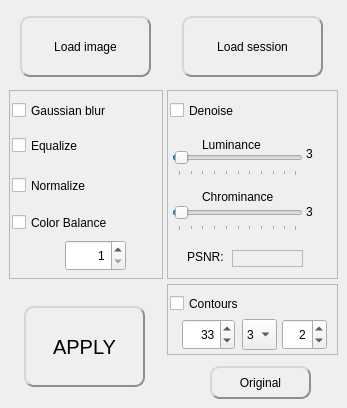
    <widget class="QWidget" name="tab_image">
     <property name="toolTip">
      <string/>
     </property>
     <property name="whatsThis">
      <string>&lt;html&gt;&lt;head/&gt;&lt;body&gt;&lt;p&gt;Tab Image:&lt;/p&gt;&lt;p&gt;Before anything else, load an image&lt;/p&gt;&lt;p&gt;You can then apply effects and filters on this image: tick the elements and set the parameters for each, then click on APPLY.&lt;/p&gt;&lt;p&gt;The effects are always applied on the ORIGINAL image, not the current one.&lt;/p&gt;&lt;p&gt;If you want to revert to the original image, click ORIGINAL&lt;/p&gt;&lt;/body&gt;&lt;/html&gt;</string>
     </property>
     <attribute name="icon">
      <iconset>
       <normalon>:/icons/image.png</normalon>
      </iconset>
     </attribute>
     <attribute name="title">
      <string>Image</string>
     </attribute>
     <widget class="QPushButton" name="button_image">
      <property name="geometry">
       <rect>
        <x>20</x>
        <y>16</y>
        <width>131</width>
        <height>61</height>
       </rect>
      </property>
      <property name="cursor">
       <cursorShape>PointingHandCursor</cursorShape>
      </property>
      <property name="focusPolicy">
       <enum>Qt::NoFocus</enum>
      </property>
      <property name="toolTip">
       <string/>
      </property>
      <property name="whatsThis">
       <string>&lt;html&gt;&lt;head/&gt;&lt;body&gt;&lt;p&gt;Load the image to process.&lt;/p&gt;&lt;p&gt;It also resets the previously defined mask, grid and labels&lt;/p&gt;&lt;/body&gt;&lt;/html&gt;</string>
      </property>
      <property name="styleSheet">
       <string notr="true">QPushButton {
	background: qlineargradient(x1: 0, y1: 0, x2: 0, y2: 1,
                                      stop: 0 #FFFFFF, stop: 1 #E0E0E0);
	border-radius: 10px;
	border: 2px outset #8f8f91;
	color rgb(0,0,0);
}
QPushButton:pressed {
	border: 2px inset #8f8f91;
}
QToolTip {
    border:2px solid black;
	padding:5px;
	background-color:rgb(64,64,64);
	color:white;
	font-size: 14px;
}</string>
      </property>
      <property name="text">
       <string>Load image</string>
      </property>
      <property name="icon">
       <iconset>
        <normalon>:/icons/image.png</normalon>
       </iconset>
      </property>
      <property name="iconSize">
       <size>
        <width>32</width>
        <height>32</height>
       </size>
      </property>
     </widget>
     <widget class="QPushButton" name="button_apply">
      <property name="geometry">
       <rect>
        <x>24</x>
        <y>306</y>
        <width>121</width>
        <height>81</height>
       </rect>
      </property>
      <property name="font">
       <font>
        <pointsize>-1</pointsize>
       </font>
      </property>
      <property name="cursor">
       <cursorShape>PointingHandCursor</cursorShape>
      </property>
      <property name="focusPolicy">
       <enum>Qt::NoFocus</enum>
      </property>
      <property name="toolTip">
       <string/>
      </property>
      <property name="whatsThis">
       <string>&lt;html&gt;&lt;head/&gt;&lt;body&gt;&lt;p&gt;Compute the segmentation.&lt;/p&gt;&lt;p&gt;After computation, use the &amp;quot;labels&amp;quot; tab to edit the labels&lt;/p&gt;&lt;/body&gt;&lt;/html&gt;</string>
      </property>
      <property name="styleSheet">
       <string notr="true">QPushButton {
	background: qlineargradient(x1: 0, y1: 0, x2: 0, y2: 1,
                                      stop: 0 #FFFFFF, stop: 1 #E0E0E0);
	border-radius: 10px;
	border: 2px outset #8f8f91;
	color rgb(0,0,0);
	font-size: 20px;
}
QPushButton:pressed {
	border: 2px inset #8f8f91;
}
QToolTip {
    border:2px solid black;
	padding:5px;
	background-color:rgb(64,64,64);
	color:white;
	font-size: 14px;
}</string>
      </property>
      <property name="text">
       <string>APPLY</string>
      </property>
      <property name="icon">
       <iconset>
        <normalon>:/icons/compute.png</normalon>
       </iconset>
      </property>
      <property name="iconSize">
       <size>
        <width>32</width>
        <height>32</height>
       </size>
      </property>
     </widget>
     <widget class="QPushButton" name="button_original">
      <property name="geometry">
       <rect>
        <x>210</x>
        <y>366</y>
        <width>101</width>
        <height>33</height>
       </rect>
      </property>
      <property name="cursor">
       <cursorShape>PointingHandCursor</cursorShape>
      </property>
      <property name="focusPolicy">
       <enum>Qt::NoFocus</enum>
      </property>
      <property name="toolTip">
       <string/>
      </property>
      <property name="whatsThis">
       <string>&lt;html&gt;&lt;head/&gt;&lt;body&gt;&lt;p&gt;Undo last action.&lt;/p&gt;&lt;p&gt;Caution, it will only work once!&lt;/p&gt;&lt;/body&gt;&lt;/html&gt;</string>
      </property>
      <property name="styleSheet">
       <string notr="true">QPushButton {
	background: qlineargradient(x1: 0, y1: 0, x2: 0, y2: 1,
                                      stop: 0 #FFFFFF, stop: 1 #E0E0E0);
	border-radius: 10px;
	border: 2px outset #8f8f91;
	color rgb(0,0,0);
}
QPushButton:pressed {
	border: 2px inset #8f8f91;
}
QToolTip {
    border:2px solid black;
	padding:5px;
	background-color:rgb(64,64,64);
	color:white;
	font-size: 14px;
}</string>
      </property>
      <property name="text">
       <string>Original</string>
      </property>
      <property name="icon">
       <iconset>
        <normalon>:/icons/undo.png</normalon>
       </iconset>
      </property>
      <property name="iconSize">
       <size>
        <width>24</width>
        <height>24</height>
       </size>
      </property>
     </widget>
     <widget class="QFrame" name="frame_denoise">
      <property name="geometry">
       <rect>
        <x>167</x>
        <y>90</y>
        <width>171</width>
        <height>189</height>
       </rect>
      </property>
      <property name="whatsThis">
       <string>Use this panel to remove noise from the image</string>
      </property>
      <property name="frameShape">
       <enum>QFrame::StyledPanel</enum>
      </property>
      <property name="frameShadow">
       <enum>QFrame::Sunken</enum>
      </property>
      <property name="lineWidth">
       <number>2</number>
      </property>
      <widget class="QLabel" name="label_PSNR">
       <property name="geometry">
        <rect>
         <x>20</x>
         <y>158</y>
         <width>41</width>
         <height>17</height>
        </rect>
       </property>
       <property name="whatsThis">
        <string>&lt;html&gt;&lt;head/&gt;&lt;body&gt;&lt;p&gt;PSNR: when you apply the effect, PSNR (Peak Signal to Noise Ratio) represents the noise difference between the original and the denoised image.&lt;/p&gt;&lt;p&gt;&lt;br/&gt;&lt;/p&gt;&lt;p&gt;The higher value the better, over 40dB is usally good enough for superpixels algorithms&lt;/p&gt;&lt;/body&gt;&lt;/html&gt;</string>
       </property>
       <property name="text">
        <string>PSNR:</string>
       </property>
      </widget>
      <widget class="QSlider" name="horizontalSlider_luminance">
       <property name="geometry">
        <rect>
         <x>5</x>
         <y>57</y>
         <width>131</width>
         <height>29</height>
        </rect>
       </property>
       <property name="focusPolicy">
        <enum>Qt::ClickFocus</enum>
       </property>
       <property name="toolTip">
        <string/>
       </property>
       <property name="whatsThis">
        <string>&lt;html&gt;&lt;head/&gt;&lt;body&gt;&lt;p&gt;Noise is mostly found in dark areas with digital cameras, especially with high ISO values (over 800).&lt;/p&gt;&lt;p&gt;Bright areas are also affected, but in this case the noise is less perceptible by humans.&lt;/p&gt;&lt;p&gt;Try higher values of luminance to clean the image of unwanted brighter or darker pixels&lt;/p&gt;&lt;/body&gt;&lt;/html&gt;</string>
       </property>
       <property name="minimum">
        <number>1</number>
       </property>
       <property name="maximum">
        <number>100</number>
       </property>
       <property name="value">
        <number>3</number>
       </property>
       <property name="orientation">
        <enum>Qt::Horizontal</enum>
       </property>
       <property name="tickPosition">
        <enum>QSlider::TicksBelow</enum>
       </property>
       <property name="tickInterval">
        <number>10</number>
       </property>
      </widget>
      <widget class="QLabel" name="label_chrominance">
       <property name="geometry">
        <rect>
         <x>35</x>
         <y>98</y>
         <width>91</width>
         <height>17</height>
        </rect>
       </property>
       <property name="whatsThis">
        <string>&lt;html&gt;&lt;head/&gt;&lt;body&gt;&lt;p&gt;Chrominance: noise in this case consists in color variations, for example orange and yellow spots in a red colored area.&lt;/p&gt;&lt;p&gt;Superpixel algorithms are less affected by chrominance than luminance&lt;/p&gt;&lt;/body&gt;&lt;/html&gt;</string>
       </property>
       <property name="text">
        <string>Chrominance</string>
       </property>
      </widget>
      <widget class="QSlider" name="horizontalSlider_chrominance">
       <property name="geometry">
        <rect>
         <x>5</x>
         <y>112</y>
         <width>131</width>
         <height>29</height>
        </rect>
       </property>
       <property name="toolTip">
        <string/>
       </property>
       <property name="whatsThis">
        <string>&lt;html&gt;&lt;head/&gt;&lt;body&gt;&lt;p&gt;Chrominance: noise in this case consists in color variations, for example orange and yellow spots in a red colored area.&lt;/p&gt;&lt;p&gt;Superpixel algorithms are less affected by chrominance than luminance&lt;/p&gt;&lt;/body&gt;&lt;/html&gt;</string>
       </property>
       <property name="minimum">
        <number>1</number>
       </property>
       <property name="maximum">
        <number>100</number>
       </property>
       <property name="value">
        <number>3</number>
       </property>
       <property name="orientation">
        <enum>Qt::Horizontal</enum>
       </property>
       <property name="tickPosition">
        <enum>QSlider::TicksBelow</enum>
       </property>
       <property name="tickInterval">
        <number>10</number>
       </property>
      </widget>
      <widget class="QLabel" name="label_psnr">
       <property name="geometry">
        <rect>
         <x>65</x>
         <y>160</y>
         <width>71</width>
         <height>17</height>
        </rect>
       </property>
       <property name="toolTip">
        <string/>
       </property>
       <property name="whatsThis">
        <string>&lt;html&gt;&lt;head/&gt;&lt;body&gt;&lt;p&gt;PSNR: when you apply the effect, PSNR (Peak Signal to Noise Ratio) represents the noise difference between the original and the denoised image.&lt;/p&gt;&lt;p&gt;&lt;br/&gt;&lt;/p&gt;&lt;p&gt;The higher value the better, over 40dB is usally good enough for superpixels algorithms&lt;/p&gt;&lt;/body&gt;&lt;/html&gt;</string>
       </property>
       <property name="frameShape">
        <enum>QFrame::StyledPanel</enum>
       </property>
       <property name="frameShadow">
        <enum>QFrame::Sunken</enum>
       </property>
       <property name="text">
        <string/>
       </property>
       <property name="alignment">
        <set>Qt::AlignCenter</set>
       </property>
      </widget>
      <widget class="QCheckBox" name="checkBox_denoise">
       <property name="geometry">
        <rect>
         <x>3</x>
         <y>5</y>
         <width>151</width>
         <height>31</height>
        </rect>
       </property>
       <property name="focusPolicy">
        <enum>Qt::NoFocus</enum>
       </property>
       <property name="toolTip">
        <string/>
       </property>
       <property name="whatsThis">
        <string>&lt;html&gt;&lt;head/&gt;&lt;body&gt;&lt;p&gt;Denoising - noise in images often interfere with the superpixels algorithms, the result is often indented in this case&lt;/p&gt;&lt;/body&gt;&lt;/html&gt;</string>
       </property>
       <property name="text">
        <string>Denoise</string>
       </property>
       <property name="icon">
        <iconset>
         <normalon>:/icons/denoise.png</normalon>
        </iconset>
       </property>
       <property name="iconSize">
        <size>
         <width>26</width>
         <height>26</height>
        </size>
       </property>
       <property name="checked">
        <bool>false</bool>
       </property>
      </widget>
      <widget class="QLabel" name="label_luminance">
       <property name="geometry">
        <rect>
         <x>35</x>
         <y>46</y>
         <width>81</width>
         <height>17</height>
        </rect>
       </property>
       <property name="whatsThis">
        <string>&lt;html&gt;&lt;head/&gt;&lt;body&gt;&lt;p&gt;Noise is mostly found in dark areas with digital cameras, especially with high ISO values (over 800).&lt;/p&gt;&lt;p&gt;Bright areas are also affected, but in this case the noise is less perceptible by humans.&lt;/p&gt;&lt;p&gt;Try higher values of luminance to clean the image of unwanted brighter or darker pixels&lt;/p&gt;&lt;/body&gt;&lt;/html&gt;</string>
       </property>
       <property name="text">
        <string>Luminance</string>
       </property>
      </widget>
      <widget class="QLabel" name="label_luminance_value">
       <property name="geometry">
        <rect>
         <x>139</x>
         <y>55</y>
         <width>31</width>
         <height>17</height>
        </rect>
       </property>
       <property name="whatsThis">
        <string>&lt;html&gt;&lt;head/&gt;&lt;body&gt;&lt;p&gt;Noise is mostly found in dark areas with digital cameras, especially with high ISO values (over 800).&lt;/p&gt;&lt;p&gt;Bright areas are also affected, but in this case the noise is less perceptible by humans.&lt;/p&gt;&lt;p&gt;Try higher values of luminance to clean the image of unwanted brighter or darker pixels&lt;/p&gt;&lt;/body&gt;&lt;/html&gt;</string>
       </property>
       <property name="text">
        <string>3</string>
       </property>
       <property name="alignment">
        <set>Qt::AlignLeading|Qt::AlignLeft|Qt::AlignVCenter</set>
       </property>
      </widget>
      <widget class="QLabel" name="label_chrominance_value">
       <property name="geometry">
        <rect>
         <x>139</x>
         <y>113</y>
         <width>31</width>
         <height>17</height>
        </rect>
       </property>
       <property name="whatsThis">
        <string>&lt;html&gt;&lt;head/&gt;&lt;body&gt;&lt;p&gt;Chrominance: noise in this case consists in color variations, for example orange and yellow spots in a red colored area.&lt;/p&gt;&lt;p&gt;Superpixel algorithms are less affected by chrominance than luminance&lt;/p&gt;&lt;/body&gt;&lt;/html&gt;</string>
       </property>
       <property name="text">
        <string>3</string>
       </property>
       <property name="alignment">
        <set>Qt::AlignLeading|Qt::AlignLeft|Qt::AlignVCenter</set>
       </property>
      </widget>
     </widget>
     <widget class="QFrame" name="frame_contours">
      <property name="geometry">
       <rect>
        <x>167</x>
        <y>284</y>
        <width>171</width>
        <height>71</height>
       </rect>
      </property>
      <property name="whatsThis">
       <string>Use this panel to draw contours on the image</string>
      </property>
      <property name="frameShape">
       <enum>QFrame::StyledPanel</enum>
      </property>
      <property name="frameShadow">
       <enum>QFrame::Sunken</enum>
      </property>
      <property name="lineWidth">
       <number>2</number>
      </property>
      <widget class="QSpinBox" name="spinBox_contours_thickness">
       <property name="geometry">
        <rect>
         <x>115</x>
         <y>35</y>
         <width>45</width>
         <height>31</height>
        </rect>
       </property>
       <property name="focusPolicy">
        <enum>Qt::ClickFocus</enum>
       </property>
       <property name="toolTip">
        <string/>
       </property>
       <property name="whatsThis">
        <string>&lt;html&gt;&lt;head/&gt;&lt;body&gt;&lt;p&gt;Contours Thickness: n pixels wide lines are drawn over the image&lt;/p&gt;&lt;/body&gt;&lt;/html&gt;</string>
       </property>
       <property name="alignment">
        <set>Qt::AlignRight|Qt::AlignTrailing|Qt::AlignVCenter</set>
       </property>
       <property name="minimum">
        <number>1</number>
       </property>
       <property name="maximum">
        <number>10</number>
       </property>
       <property name="value">
        <number>2</number>
       </property>
      </widget>
      <widget class="QComboBox" name="comboBox_contours_aperture">
       <property name="geometry">
        <rect>
         <x>75</x>
         <y>35</y>
         <width>35</width>
         <height>31</height>
        </rect>
       </property>
       <property name="focusPolicy">
        <enum>Qt::ClickFocus</enum>
       </property>
       <property name="toolTip">
        <string/>
       </property>
       <property name="whatsThis">
        <string>&lt;html&gt;&lt;head/&gt;&lt;body&gt;&lt;p&gt;Contours Aperture: aperture size for the Sobel operator.&lt;/p&gt;&lt;p&gt;In most cases you should leave it to 3 (minimum value)&lt;/p&gt;&lt;/body&gt;&lt;/html&gt;</string>
       </property>
       <item>
        <property name="text">
         <string>3</string>
        </property>
       </item>
       <item>
        <property name="text">
         <string>5</string>
        </property>
       </item>
       <item>
        <property name="text">
         <string>7</string>
        </property>
       </item>
      </widget>
      <widget class="QCheckBox" name="checkBox_contours">
       <property name="geometry">
        <rect>
         <x>3</x>
         <y>4</y>
         <width>151</width>
         <height>31</height>
        </rect>
       </property>
       <property name="focusPolicy">
        <enum>Qt::NoFocus</enum>
       </property>
       <property name="toolTip">
        <string/>
       </property>
       <property name="whatsThis">
        <string>&lt;html&gt;&lt;head/&gt;&lt;body&gt;&lt;p&gt;Apply an edge detector to the image before processing. It draws colored lines over the image, and so can help the superpixels algorithms defining the cells.&lt;/p&gt;&lt;p&gt;Results are often improved by a Gaussian blur first.&lt;/p&gt;&lt;p&gt;&lt;br/&gt;* Sigma: threshold for the hysteresis procedure&lt;/p&gt;&lt;p&gt;* Aperture: aperture size for the Sobel operator&lt;/p&gt;&lt;p&gt;* Thickness: value in pixels, for the resulting lines drawn over the image &lt;br/&gt;&lt;/p&gt;&lt;p&gt;The present alogorithm is &lt;span style=&quot; font-style:italic;&quot;&gt;Canny Edge detector&lt;/span&gt;, it was developed by John F. Canny in 1986. Also known to many as the &lt;span style=&quot; font-style:italic;&quot;&gt;optimal detector&lt;/span&gt;, Canny algorithm aims to satisfy three main criteria:&lt;/p&gt;&lt;ul style=&quot;margin-top: 0px; margin-bottom: 0px; margin-left: 0px; margin-right: 0px; -qt-list-indent: 1;&quot;&gt;&lt;li style=&quot; margin-top:12px; margin-bottom:0px; margin-left:0px; margin-right:0px; -qt-block-indent:0; text-indent:0px;&quot;&gt;&lt;span style=&quot; font-weight:600;&quot;&gt;Low error rate:&lt;/span&gt; meaning a good detection of only existent edges&lt;/li&gt;&lt;li style=&quot; margin-top:0px; margin-bottom:0px; margin-left:0px; margin-right:0px; -qt-block-indent:0; text-indent:0px;&quot;&gt;&lt;span style=&quot; font-weight:600;&quot;&gt;Good localization:&lt;/span&gt; the distance between edge pixels detected and real edge pixels have to be minimized.&lt;/li&gt;&lt;li style=&quot; margin-top:0px; margin-bottom:12px; margin-left:0px; margin-right:0px; -qt-block-indent:0; text-indent:0px;&quot;&gt;&lt;span style=&quot; font-weight:600;&quot;&gt;Minimal response:&lt;/span&gt; only one detector response per edge&lt;/li&gt;&lt;/ul&gt;&lt;/body&gt;&lt;/html&gt;</string>
       </property>
       <property name="text">
        <string>Contours</string>
       </property>
       <property name="icon">
        <iconset>
         <normalon>:/icons/contours.png</normalon>
        </iconset>
       </property>
       <property name="iconSize">
        <size>
         <width>26</width>
         <height>26</height>
        </size>
       </property>
       <property name="checked">
        <bool>false</bool>
       </property>
      </widget>
      <widget class="QSpinBox" name="spinBox_contours_sigma">
       <property name="geometry">
        <rect>
         <x>15</x>
         <y>35</y>
         <width>53</width>
         <height>31</height>
        </rect>
       </property>
       <property name="focusPolicy">
        <enum>Qt::ClickFocus</enum>
       </property>
       <property name="toolTip">
        <string/>
       </property>
       <property name="whatsThis">
        <string>&lt;html&gt;&lt;head/&gt;&lt;body&gt;&lt;p&gt;Contours sigma (in percents): value between min and max of the threshold of hysteresis procedure&lt;/p&gt;&lt;/body&gt;&lt;/html&gt;</string>
       </property>
       <property name="alignment">
        <set>Qt::AlignRight|Qt::AlignTrailing|Qt::AlignVCenter</set>
       </property>
       <property name="minimum">
        <number>1</number>
       </property>
       <property name="maximum">
        <number>100</number>
       </property>
       <property name="value">
        <number>33</number>
       </property>
      </widget>
     </widget>
     <widget class="QFrame" name="frame_filters">
      <property name="geometry">
       <rect>
        <x>9</x>
        <y>90</y>
        <width>154</width>
        <height>189</height>
       </rect>
      </property>
      <property name="whatsThis">
       <string>Several filters are available here</string>
      </property>
      <property name="frameShape">
       <enum>QFrame::StyledPanel</enum>
      </property>
      <property name="frameShadow">
       <enum>QFrame::Sunken</enum>
      </property>
      <property name="lineWidth">
       <number>2</number>
      </property>
      <widget class="QSpinBox" name="spinBox_color_balance_percent">
       <property name="geometry">
        <rect>
         <x>56</x>
         <y>150</y>
         <width>61</width>
         <height>31</height>
        </rect>
       </property>
       <property name="focusPolicy">
        <enum>Qt::ClickFocus</enum>
       </property>
       <property name="toolTip">
        <string/>
       </property>
       <property name="whatsThis">
        <string>&lt;html&gt;&lt;head/&gt;&lt;body&gt;&lt;p&gt;Color balance percent: max variation in percents&lt;/p&gt;&lt;/body&gt;&lt;/html&gt;</string>
       </property>
       <property name="alignment">
        <set>Qt::AlignRight|Qt::AlignTrailing|Qt::AlignVCenter</set>
       </property>
       <property name="minimum">
        <number>1</number>
       </property>
       <property name="maximum">
        <number>100</number>
       </property>
       <property name="value">
        <number>1</number>
       </property>
      </widget>
      <widget class="QCheckBox" name="checkBox_normalize">
       <property name="geometry">
        <rect>
         <x>3</x>
         <y>80</y>
         <width>151</width>
         <height>31</height>
        </rect>
       </property>
       <property name="focusPolicy">
        <enum>Qt::NoFocus</enum>
       </property>
       <property name="toolTip">
        <string/>
       </property>
       <property name="whatsThis">
        <string>&lt;html&gt;&lt;head/&gt;&lt;body&gt;&lt;p&gt;Normalize the image histogram before processing.&lt;/p&gt;&lt;p&gt;Image normalization changes the range of pixel intensity values, by stretching the histogram to the maximum values.&lt;/p&gt;&lt;p&gt;It is recommended for grayscale images, or color images with a limited number of colors&lt;/p&gt;&lt;/body&gt;&lt;/html&gt;</string>
       </property>
       <property name="text">
        <string>Normalize</string>
       </property>
       <property name="icon">
        <iconset>
         <normalon>:/icons/normalize.png</normalon>
        </iconset>
       </property>
       <property name="iconSize">
        <size>
         <width>24</width>
         <height>24</height>
        </size>
       </property>
       <property name="checked">
        <bool>false</bool>
       </property>
      </widget>
      <widget class="QCheckBox" name="checkBox_color_balance">
       <property name="geometry">
        <rect>
         <x>3</x>
         <y>117</y>
         <width>151</width>
         <height>31</height>
        </rect>
       </property>
       <property name="focusPolicy">
        <enum>Qt::NoFocus</enum>
       </property>
       <property name="toolTip">
        <string/>
       </property>
       <property name="whatsThis">
        <string>&lt;html&gt;&lt;head/&gt;&lt;body&gt;&lt;p&gt;Color balance the image before processing.&lt;/p&gt;&lt;p&gt;Color balance (also called &amp;quot;white balance&amp;quot;) is the global adjustment of the intensities of the colors (typically red, green, and blue primary colors).&lt;/p&gt;&lt;p&gt;An important goal of this adjustment is to render specific colors – particularly neutral colors – correctly&lt;/p&gt;&lt;/body&gt;&lt;/html&gt;</string>
       </property>
       <property name="text">
        <string>Color Balance</string>
       </property>
       <property name="icon">
        <iconset>
         <normalon>:/icons/color-balance.png</normalon>
        </iconset>
       </property>
       <property name="iconSize">
        <size>
         <width>24</width>
         <height>24</height>
        </size>
       </property>
       <property name="checked">
        <bool>false</bool>
       </property>
      </widget>
      <widget class="QCheckBox" name="checkBox_gaussian_blur">
       <property name="geometry">
        <rect>
         <x>3</x>
         <y>5</y>
         <width>151</width>
         <height>31</height>
        </rect>
       </property>
       <property name="focusPolicy">
        <enum>Qt::NoFocus</enum>
       </property>
       <property name="toolTip">
        <string/>
       </property>
       <property name="whatsThis">
        <string>&lt;html&gt;&lt;head/&gt;&lt;body&gt;&lt;p&gt;Apply a gaussian blur to the image before processing often improves the results by lowering noise&lt;/p&gt;&lt;/body&gt;&lt;/html&gt;</string>
       </property>
       <property name="text">
        <string>Gaussian blur</string>
       </property>
       <property name="icon">
        <iconset>
         <normalon>:/icons/blur.png</normalon>
        </iconset>
       </property>
       <property name="iconSize">
        <size>
         <width>24</width>
         <height>24</height>
        </size>
       </property>
       <property name="checked">
        <bool>false</bool>
       </property>
      </widget>
      <widget class="QCheckBox" name="checkBox_equalize">
       <property name="geometry">
        <rect>
         <x>3</x>
         <y>40</y>
         <width>151</width>
         <height>31</height>
        </rect>
       </property>
       <property name="focusPolicy">
        <enum>Qt::NoFocus</enum>
       </property>
       <property name="toolTip">
        <string/>
       </property>
       <property name="whatsThis">
        <string>&lt;html&gt;&lt;head/&gt;&lt;body&gt;&lt;p&gt;Equalize histogram of the image before processing: increases the global contrast of the image before processing.&lt;/p&gt;&lt;p&gt;It can improve many images, especially when the usable data is represented by close contrast values. Through this adjustment, the intensities can be better distributed on the histogram: this allows for areas of lower local contrast to gain a higher contrast. Histogram equalization accomplishes this by effectively spreading out the most frequent intensity values&lt;/p&gt;&lt;/body&gt;&lt;/html&gt;</string>
       </property>
       <property name="text">
        <string>Equalize</string>
       </property>
       <property name="icon">
        <iconset>
         <normalon>:/icons/equalize.png</normalon>
        </iconset>
       </property>
       <property name="iconSize">
        <size>
         <width>24</width>
         <height>24</height>
        </size>
       </property>
       <property name="checked">
        <bool>false</bool>
       </property>
      </widget>
     </widget>
     <widget class="QPushButton" name="button_load_session">
      <property name="geometry">
       <rect>
        <x>182</x>
        <y>16</y>
        <width>141</width>
        <height>61</height>
       </rect>
      </property>
      <property name="cursor">
       <cursorShape>PointingHandCursor</cursorShape>
      </property>
      <property name="focusPolicy">
       <enum>Qt::NoFocus</enum>
      </property>
      <property name="toolTip">
       <string/>
      </property>
      <property name="whatsThis">
       <string>&lt;html&gt;&lt;head/&gt;&lt;body&gt;&lt;p&gt;Load a previously saved session: image, mask, grid and labels (cells)&lt;/p&gt;&lt;p&gt;Useful if you want to finish a previous work, but it won't work until you have loaded the original image first.&lt;/p&gt;&lt;p&gt;Tip: you don't have to save the parameters to continue working with the cells.&lt;/p&gt;&lt;/body&gt;&lt;/html&gt;</string>
      </property>
      <property name="styleSheet">
       <string notr="true">QPushButton {
	background: qlineargradient(x1: 0, y1: 0, x2: 0, y2: 1,
                                      stop: 0 #FFFFFF, stop: 1 #E0E0E0);
	border-radius: 10px;
	border: 2px outset #8f8f91;
	color rgb(0,0,0);
}
QPushButton:pressed {
	border: 2px inset #8f8f91;
}
QToolTip {
    border:2px solid black;
	padding:5px;
	background-color:rgb(64,64,64);
	color:white;
	font-size: 14px;
}</string>
      </property>
      <property name="text">
       <string>Load session</string>
      </property>
      <property name="icon">
       <iconset>
        <normalon>:/icons/session-load.png</normalon>
       </iconset>
      </property>
      <property name="iconSize">
       <size>
        <width>30</width>
        <height>30</height>
       </size>
      </property>
      <property name="checkable">
       <bool>true</bool>
      </property>
     </widget>
     <zorder>frame_filters</zorder>
     <zorder>frame_contours</zorder>
     <zorder>frame_denoise</zorder>
     <zorder>button_image</zorder>
     <zorder>button_apply</zorder>
     <zorder>button_original</zorder>
     <zorder>button_load_session</zorder>
    </widget>
